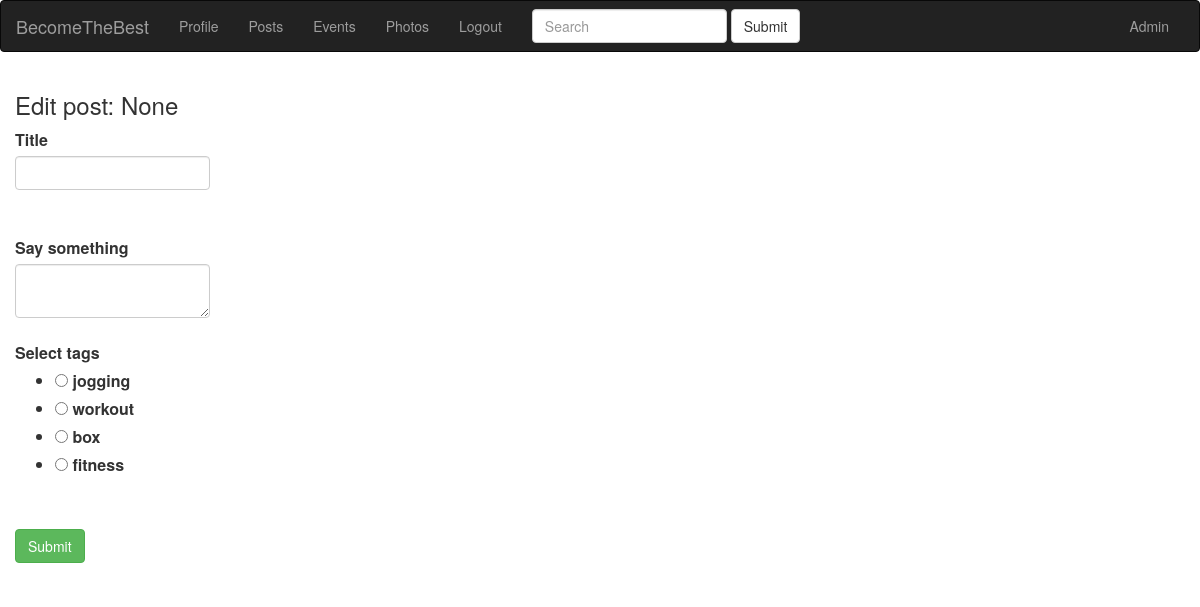
Page /post/dog1590596962/edit (signed in) on the earlier database version.
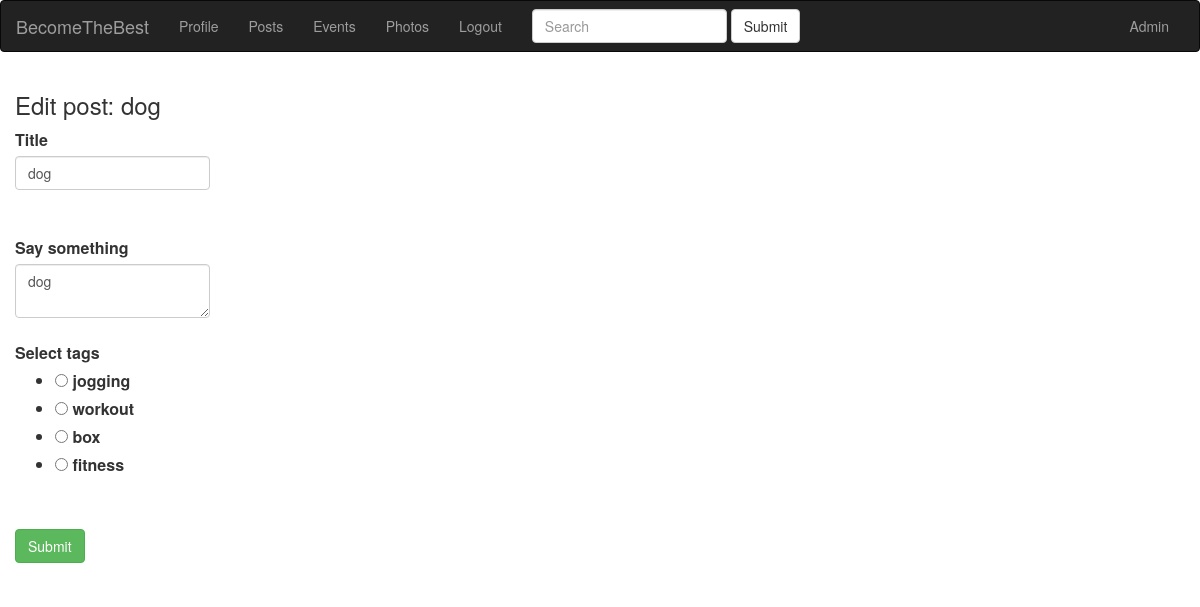
Same page on the later database version.
### app/models.py (models this page shows, shortened)
class Post(db.Model):
    id = db.Column(db.Integer, primary_key=True)
    title = db.Column(db.String(140))
    slug = db.Column(db.String(140), unique=True)
    body = db.Column(db.Text)
    created = db.Column(db.DateTime, index=True, default=datetime.utcnow)
    user_id = db.Column(db.Integer, db.ForeignKey('user.id'))
    tags = db.relationship(
        'Tag', secondary=post_tags, backref=db.backref('posts_tags', lazy='dynamic'))

### app/blueprints/posts/blueprint.py (the view, shortened to what this page needs)
@posts.route('/<slug>/edit', methods=['GET', 'POST'])
@login_required
def edit_post(slug):
    post = Post.query.filter(Post.slug==slug).first()
    form = PostForm(formdata=request.form, obj=post)
    form = PostForm(obj=post)
    return render_template('posts/edit_post.html', form=form)

### app/blueprints/posts/forms.py
class PostForm(FlaskForm):
    title = StringField('Title', validators=[DataRequired()])
    body = TextAreaField('Say something', validators=[DataRequired()])
    tags = RadioField(
        'Select tags', choices=tag_choices, validators=[DataRequired()])
    submit = SubmitField('Submit')

### app/models.py (called while the page is built)
@login.user_loader
def load_user(id):
    return User.query.get(int(id))

    def __repr__(self):
        return '{}'.format(self.name)

### app/view.py (called while the page is built)
@app.before_request
def before_request():
    if current_user.is_authenticated:
        current_user.last_seen = datetime.utcnow()
        db.session.commit()

### app/blueprints/posts/templates/posts/edit_post.html (shortened to what this page needs)
{% extends 'base.html' %} {% block title %} Edit post {% endblock %} {% block content_title %}
<h3>Edit post: {{form.title.data}}</h3>
{% endblock %} {% block content %} {% if form %}
<div>
    <form action="" method="POST">
        <div class="form-group">
            {{ form.title.label(class='control-label') }}<br> {{ form.title(class='form-control') }}<br>
            <br> {{ form.body.label(class='control-label') }}<br> {{ form.body(class='form-control') }}<br>  {{ form.tags.label(class='control-label') }}<br> {{ form.tags() }}<br>
        </div>
        {{ form.submit(class="btn btn-success") }}
    </form>
</div>
{% endif %} {% endblock %}

Differences in the rows shown:
added Post: title.data "dog", title "dog", body "dog"
Other differences:
text no longer shown: "None"
